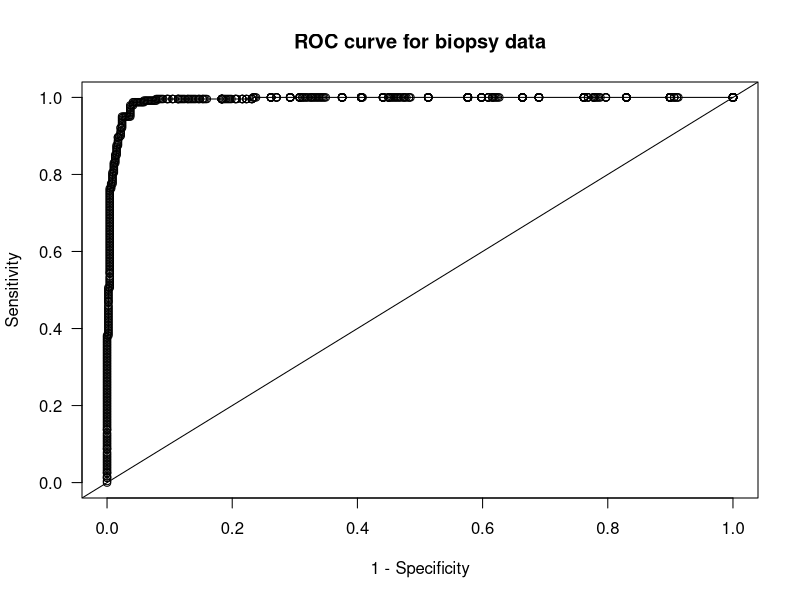
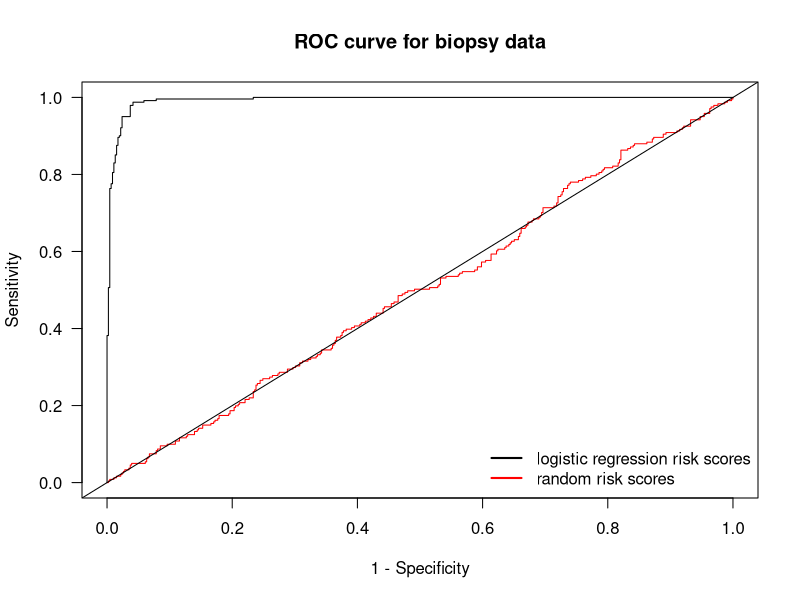
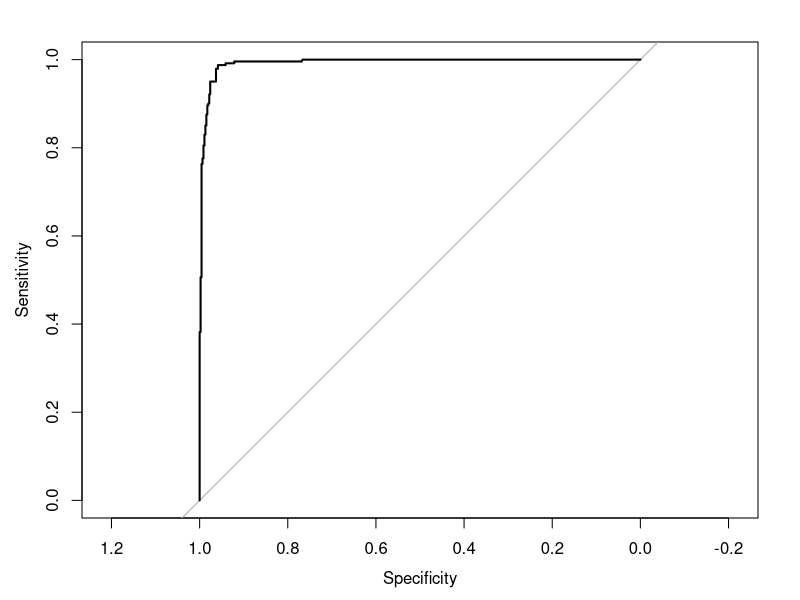
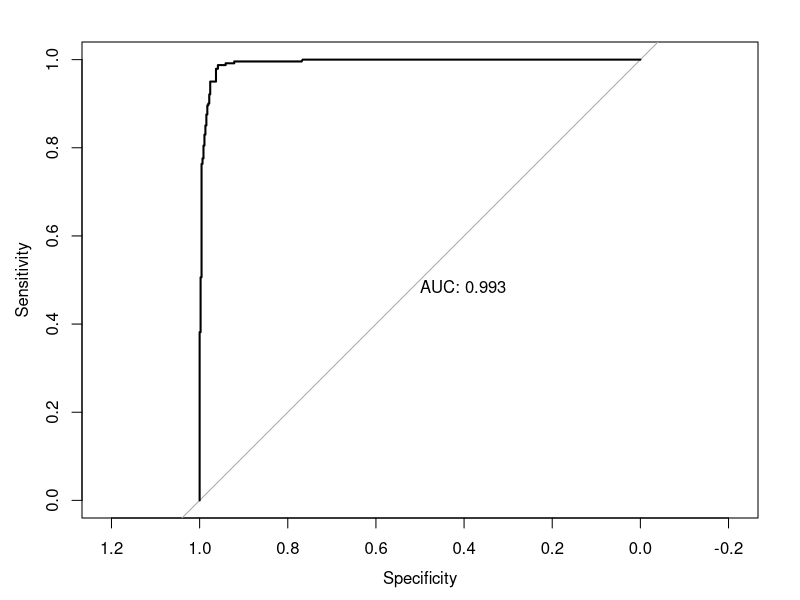
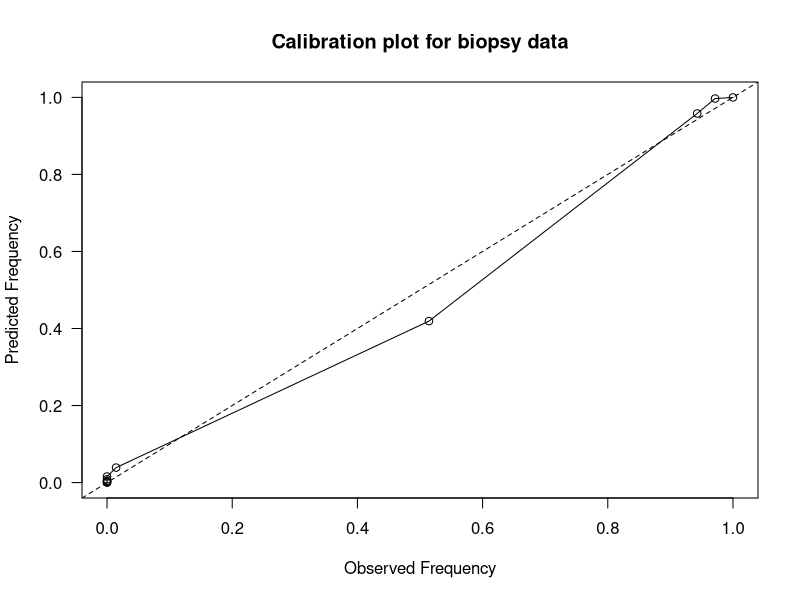

Here is the R script that generated these plots, in order:
## ---- chunk 1
library(MASS)
data(biopsy)
head(biopsy)
## Look at number of "benign" and "malignant" tumors
table(biopsy$class)
biopsy$tumor.type <- ifelse(biopsy$class=="malignant", 1, 0)
table(biopsy$tumor.type)
## ---- chunk 2
logreg.model <- glm(tumor.type ~ V1 + V3 + V4 + V7 + V8, family="binomial", data=biopsy)
risk.score <- logreg.model$fitted.values
## ---- chunk 3
Sensitivity <- function(thresh, Y, risk.score) {
    sum((risk.score >= thresh)*Y)/sum(Y)
}
Specificity <- function(thresh, Y, risk.score) {
    sum((risk.score < thresh)*(1 - Y))/sum(1 - Y)
}
Sensitivity(0.5, Y=biopsy$tumor.type, risk.score)
Specificity(0.5, Y=biopsy$tumor.type, risk.score)
## ---- chunk 4
sorted.riskscores <- c(1, sort(risk.score, decreasing=TRUE), 0) 
mm <- length(sorted.riskscores)
roc.y <- roc.x <- rep(0, mm)
for(k in 1:mm) {
   thresh.val <- sorted.riskscores[k]
   roc.y[k] <- Sensitivity(thresh.val, Y=biopsy$tumor.type, risk.score)
   roc.x[k] <- 1 - Specificity(thresh.val, Y=biopsy$tumor.type, risk.score)
}
plot(roc.x, roc.y, main="ROC curve for biopsy data", xlab="1 - Specificity",
     ylab="Sensitivity", las=1)
lines(roc.x, roc.y, type="s")
abline(0, 1)
## ---- chunk 5
rr <- runif(nrow(biopsy))
sorted.rr <- c(1, sort(rr, decreasing=TRUE), 0) 
mm <- length(sorted.rr)
roc.random.y <- roc.random.x <- rep(0, mm)
for(k in 1:mm) {
   thresh.val <- sorted.rr[k]
   roc.random.y[k] <- Sensitivity(thresh.val, Y=biopsy$tumor.type, rr)
   roc.random.x[k] <- 1 - Specificity(thresh.val, Y=biopsy$tumor.type, rr)
}
plot(roc.random.x, roc.random.y, main="ROC curve for biopsy data", xlab="1 - Specificity",
     ylab="Sensitivity", las=1, col="red", type="n")
lines(roc.random.x, roc.random.y, type="s", col="red")
lines(roc.x, roc.y, type="s")
legend("bottomright", legend=c("logistic regression risk scores", "random risk scores"),
       col=c("black", "red"), lwd=2, bty='n')
abline(0, 1)
## ---- chunk 6
AUC.biopsy <- sum(roc.y[-length(roc.y)]*diff(roc.x))
round(AUC.biopsy, 4)
## ---- chunk 7
library(pROC)
roc.biopsy <- roc(biopsy$tumor.type, risk.score)
## ---- chunk 8
auc( roc.biopsy )
## ---- chunk 9
plot(roc.biopsy)
## ---- chunk 10
plot(roc.biopsy, print.auc=TRUE)
## ---- chunk 11
rr <- c(0, quantile(risk.score, prob=seq(0.1, 0.9, by=0.1)), 1)
rr
## ---- chunk 12
observed.freq <- pred.freq <- rep(0, 10)
for(k in 2:11) {
   ind <- risk.score <= rr[k] & risk.score > rr[k-1] # stratum indicators
   observed.freq[k] <- mean(biopsy$tumor.type[ind])
   pred.freq[k] <- mean(risk.score[ind])
}
plot(observed.freq, pred.freq, xlab="Observed Frequency",
     ylab = "Predicted Frequency",
     las=1, main="Calibration plot for biopsy data")
lines(observed.freq, pred.freq)
abline(0, 1, lty=2)
## ---- chunk 13
lm(pred.freq ~ observed.freq)
